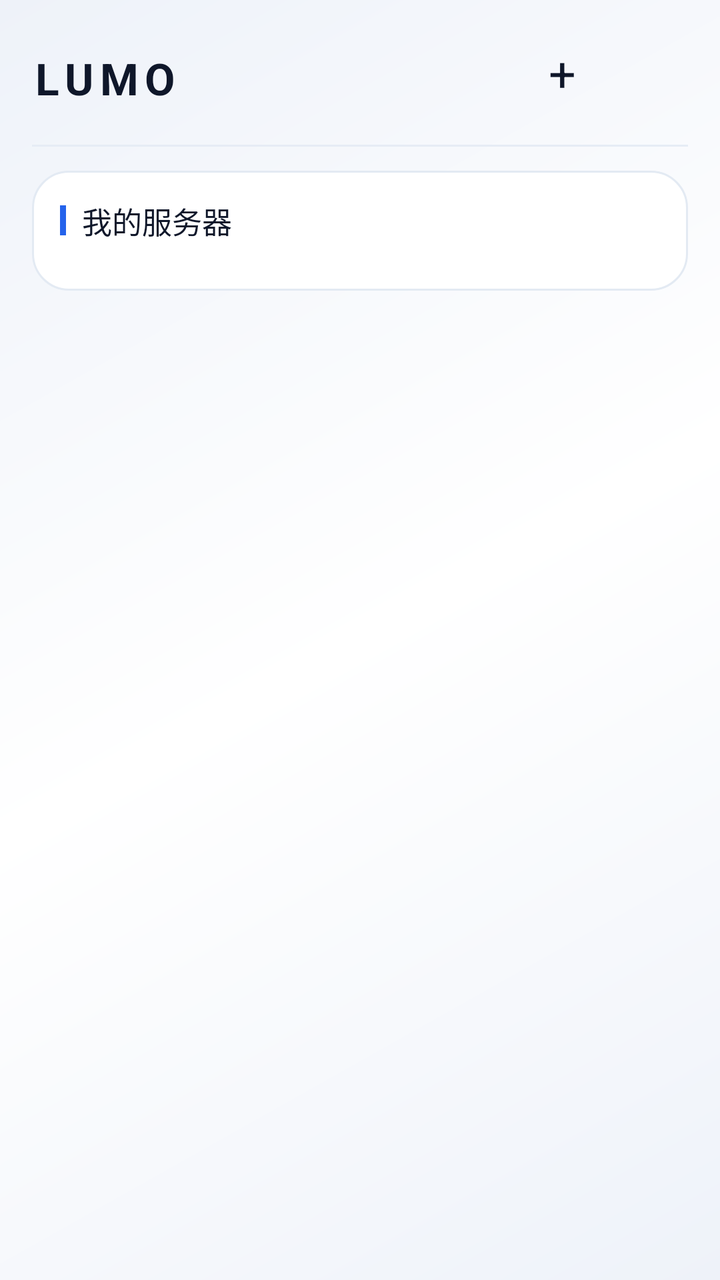
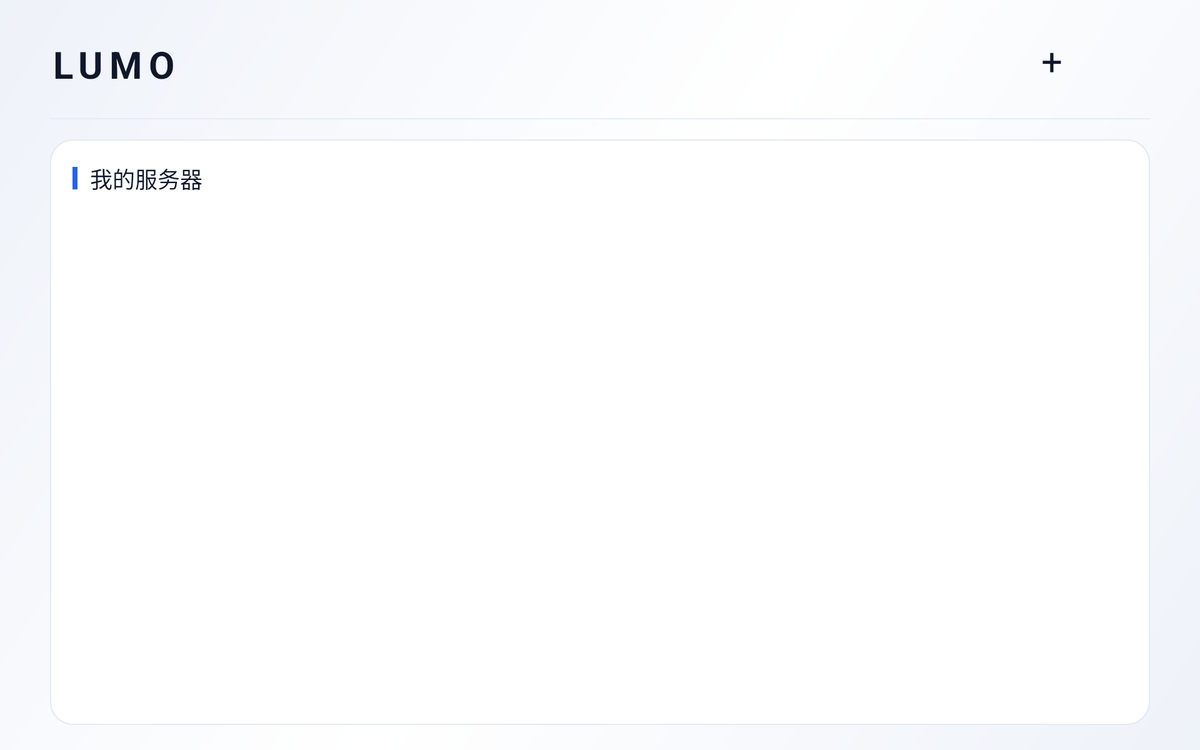

Compare how this app lays out the same screen by default and in its alternative resource folder. The renders come first, then the two layout files and the values they reference.
<!-- AndroidManifest.xml: application theme android:Theme.Black.NoTitleBar.Fullscreen -->
<!-- res/layout/activity_main.xml -->
<?xml version="1.0" encoding="utf-8"?>
<LinearLayout xmlns:android="http://schemas.android.com/apk/res/android"
    android:layout_width="match_parent"
    android:layout_height="match_parent"
    android:orientation="vertical"
    android:background="@drawable/bg_main"
    android:paddingLeft="16dp"
    android:paddingRight="16dp"
    android:paddingTop="18dp"
    android:paddingBottom="14dp">

    <LinearLayout
        android:layout_width="match_parent"
        android:layout_height="wrap_content"
        android:orientation="horizontal"
        android:gravity="center_vertical">

        <TextView
            android:layout_width="wrap_content"
            android:layout_height="wrap_content"
            android:text="@string/brand"
            android:textSize="22sp"
            android:textStyle="bold"
            android:textColor="@color/text_primary"
            android:letterSpacing="0.14" />

        
        <ImageView
            android:id="@+id/btn_theme"
            android:layout_width="34dp"
            android:layout_height="34dp"
            android:layout_marginLeft="7dp"
            android:padding="6dp"
            android:background="@drawable/icon_btn"
            android:focusable="true"
            android:clickable="true" />

        <View
            android:layout_width="0dp"
            android:layout_height="1dp"
            android:layout_weight="1" />

        <TextView
            android:id="@+id/status_text"
            android:layout_width="wrap_content"
            android:layout_height="wrap_content"
            android:maxWidth="170dp"
            android:text="@string/connecting"
            android:textSize="11sp"
            android:textColor="@color/accent_light"
            android:gravity="right"
            android:singleLine="true"
            android:ellipsize="start"
            android:paddingLeft="8dp"
            android:paddingRight="8dp"
            android:visibility="gone" />

        <TextView
            android:id="@+id/btn_add"
            android:layout_width="wrap_content"
            android:layout_height="wrap_content"
            android:layout_marginLeft="6dp"
            android:text="+"
            android:textSize="24sp"
            android:textColor="@color/text_primary"
            android:gravity="center"
            android:paddingLeft="10dp"
            android:paddingRight="10dp"
            android:paddingTop="2dp"
            android:paddingBottom="8dp"
            android:background="@drawable/icon_btn"
            android:focusable="true"
            android:clickable="true" />
        <ImageView
            android:id="@+id/btn_settings"
            android:layout_width="40dp"
            android:layout_height="40dp"
            android:layout_marginLeft="6dp"
            android:padding="9dp"
            android:background="@drawable/icon_btn"
            android:focusable="true"
            android:clickable="true" />

    </LinearLayout>

    <View
        android:layout_width="match_parent"
        android:layout_height="1dp"
        android:layout_marginTop="12dp"
        android:background="@color/divider" />

    
    <LinearLayout
        android:id="@+id/continue_section"
        android:layout_width="match_parent"
        android:layout_height="wrap_content"
        android:orientation="vertical"
        android:background="@drawable/card_section"
        android:padding="14dp"
        android:layout_marginTop="12dp"
        android:visibility="gone">

        <LinearLayout
            android:layout_width="match_parent"
            android:layout_height="wrap_content"
            android:orientation="horizontal"
            android:gravity="center_vertical">

            <View
                android:layout_width="3dp"
                android:layout_height="15dp"
                android:background="@color/accent2" />

            <TextView
                android:layout_width="wrap_content"
                android:layout_height="wrap_content"
                android:layout_marginLeft="8dp"
                android:text="@string/section_continue"
                android:textSize="15sp"
                android:textColor="@color/text_primary" />

            <TextView
                android:id="@+id/continue_count"
                android:layout_width="0dp"
                android:layout_height="wrap_content"
                android:layout_weight="1"
                android:text=""
                android:textSize="11sp"
                android:textColor="@color/text_tertiary"
                android:layout_marginLeft="8dp" />
        </LinearLayout>

        <HorizontalScrollView
            android:layout_width="match_parent"
            android:layout_height="wrap_content"
            android:layout_marginTop="10dp"
            android:scrollbars="none"
            android:focusable="false">

            <LinearLayout
                android:id="@+id/continue_row"
                android:layout_width="wrap_content"
                android:layout_height="wrap_content"
                android:orientation="horizontal" />
        </HorizontalScrollView>
    </LinearLayout>

    <ScrollView
        android:layout_width="match_parent"
        android:layout_height="0dp"
        android:layout_weight="1"
        android:layout_marginTop="12dp"
        android:scrollbars="none"
        android:focusable="false"
        android:descendantFocusability="afterDescendants">

        <LinearLayout
            android:layout_width="match_parent"
            android:layout_height="wrap_content"
            android:orientation="vertical">

            <LinearLayout
                android:layout_width="match_parent"
                android:layout_height="wrap_content"
                android:orientation="vertical"
                android:background="@drawable/card_section"
                android:padding="14dp">

                <LinearLayout
                    android:layout_width="match_parent"
                    android:layout_height="wrap_content"
                    android:orientation="horizontal"
                    android:gravity="center_vertical">

                    <View
                        android:layout_width="3dp"
                        android:layout_height="15dp"
                        android:background="@color/accent" />

                    <TextView
                        android:layout_width="wrap_content"
                        android:layout_height="wrap_content"
                        android:layout_marginLeft="8dp"
                        android:text="@string/section_servers"
                        android:textSize="15sp"
                        android:textColor="@color/text_primary" />

                    <TextView
                        android:id="@+id/server_count"
                        android:layout_width="0dp"
                        android:layout_height="wrap_content"
                        android:layout_weight="1"
                        android:text=""
                        android:textSize="11sp"
                        android:textColor="@color/text_tertiary"
                        android:layout_marginLeft="8dp" />
                </LinearLayout>

                <LinearLayout
                    android:id="@+id/server_list"
                    android:layout_width="match_parent"
                    android:layout_height="wrap_content"
                    android:orientation="vertical"
                    android:layout_marginTop="10dp" />

                <TextView
                    android:id="@+id/server_empty"
                    android:layout_width="match_parent"
                    android:layout_height="wrap_content"
                    android:text="@string/no_server"
                    android:textSize="13sp"
                    android:lineSpacingExtra="5dp"
                    android:textColor="@color/text_tertiary"
                    android:gravity="center"
                    android:paddingTop="26dp"
                    android:paddingBottom="26dp"
                    android:visibility="gone" />
            </LinearLayout>

            <LinearLayout
                android:id="@+id/usb_section"
                android:layout_width="match_parent"
                android:layout_height="wrap_content"
                android:orientation="vertical"
                android:background="@drawable/card_section"
                android:padding="14dp"
                android:layout_marginTop="12dp"
                android:visibility="gone">

                <LinearLayout
                    android:layout_width="match_parent"
                    android:layout_height="wrap_content"
                    android:orientation="horizontal"
                    android:gravity="center_vertical">

                    <View
                        android:layout_width="3dp"
                        android:layout_height="15dp"
                        android:background="@color/warn" />

                    <TextView
                        android:layout_width="wrap_content"
                        android:layout_height="wrap_content"
                        android:layout_marginLeft="8dp"
                        android:text="@string/section_usb"
                        android:textSize="15sp"
                        android:textColor="@color/text_primary" />

                    <TextView
                        android:id="@+id/usb_count"
                        android:layout_width="0dp"
                        android:layout_height="wrap_content"
                        android:layout_weight="1"
                        android:text=""
                        android:textSize="11sp"
                        android:textColor="@color/text_tertiary"
                        android:layout_marginLeft="8dp" />
                </LinearLayout>

                <LinearLayout
                    android:id="@+id/usb_list"
                    android:layout_width="match_parent"
                    android:layout_height="wrap_content"
                    android:orientation="vertical"
                    android:layout_marginTop="10dp" />

                <TextView
                    android:id="@+id/usb_empty"
                    android:layout_width="match_parent"
                    android:layout_height="wrap_content"
                    android:text="@string/no_usb"
                    android:textSize="13sp"
                    android:textColor="@color/text_tertiary"
                    android:gravity="center"
                    android:paddingTop="20dp"
                    android:paddingBottom="20dp"
                    android:visibility="gone" />

            </LinearLayout>

        </LinearLayout>
    </ScrollView>

</LinearLayout>
<!-- resources referenced by this layout -->
<resources>
  <color name="accent">#2563EB</color>
  <color name="accent2">#16A34A</color>
  <color name="accent_light">#1D4ED8</color>
  <color name="divider">#E6ECF5</color>
  <color name="text_primary">#0F172A</color>
  <color name="text_tertiary">#8C99AD</color>
  <color name="warn">#D97706</color>
  <!-- drawable bg_main (drawable) -->
  <?xml version="1.0" encoding="utf-8"?>
  <shape xmlns:android="http://schemas.android.com/apk/res/android"
      android:shape="rectangle">
      <gradient
          android:angle="315"
          android:startColor="@color/bg_a"
          android:centerColor="@color/bg_b"
          android:endColor="@color/bg_a"
          android:type="linear" />
  </shape>
  <!-- drawable card_section (drawable) -->
  <?xml version="1.0" encoding="utf-8"?>
  <shape xmlns:android="http://schemas.android.com/apk/res/android"
      android:shape="rectangle">
      <solid android:color="@color/surface" />
      <corners android:radius="18dp" />
      <stroke android:width="1dp" android:color="@color/surface_stroke" />
  </shape>
  <!-- drawable icon_btn (drawable) -->
  <?xml version="1.0" encoding="utf-8"?>
  <selector xmlns:android="http://schemas.android.com/apk/res/android">
      <item android:state_pressed="true">
          <shape android:shape="rectangle">
              <solid android:color="@color/icon_press_fill" />
              <corners android:radius="12dp" />
          </shape>
      </item>
      <item android:state_focused="true">
          <shape android:shape="rectangle">
              <solid android:color="@color/icon_focus_fill" />
              <corners android:radius="12dp" />
              <stroke android:width="2dp" android:color="@color/accent" />
          </shape>
      </item>
      <item>
          <shape android:shape="rectangle">
              <solid android:color="#00000000" />
              <corners android:radius="12dp" />
          </shape>
      </item>
  </selector>
  <string name="brand">LUMO</string>
  <string name="connecting">正在连接…</string>
  <string name="no_server">还没有服务器\n点右侧 ＋ 号添加 SMB 或 WebDAV 地址</string>
  <string name="no_usb">未检测到 U 盘\n插入后会自动出现在这里</string>
  <string name="section_continue">继续观看</string>
  <string name="section_servers">我的服务器</string>
  <string name="section_usb">U 盘 / 移动存储</string>
  <color name="bg_a">#EEF2F9</color>
  <color name="bg_b">#FFFFFF</color>
  <color name="surface">#FFFFFF</color>
  <color name="surface_stroke">#E3EAF3</color>
  <color name="icon_press_fill">#142563EB</color>
  <color name="icon_focus_fill">#1F2563EB</color>
</resources>
<!-- res/layout-w720dp/activity_main.xml (the repository's variant of the layout above) -->
<!-- drawn on a 7-inch tablet turned sideways -->
<?xml version="1.0" encoding="utf-8"?>
<LinearLayout xmlns:android="http://schemas.android.com/apk/res/android"
    android:layout_width="match_parent"
    android:layout_height="match_parent"
    android:orientation="vertical"
    android:background="@drawable/bg_main"
    android:paddingLeft="40dp"
    android:paddingRight="40dp"
    android:paddingTop="24dp"
    android:paddingBottom="20dp">

    
    <LinearLayout
        android:layout_width="match_parent"
        android:layout_height="wrap_content"
        android:orientation="horizontal"
        android:gravity="center_vertical">

        <TextView
            android:layout_width="wrap_content"
            android:layout_height="wrap_content"
            android:text="@string/brand"
            android:textSize="30sp"
            android:textStyle="bold"
            android:textColor="@color/text_primary"
            android:letterSpacing="0.16" />

        
        <ImageView
            android:id="@+id/btn_theme"
            android:layout_width="44dp"
            android:layout_height="44dp"
            android:layout_marginLeft="10dp"
            android:padding="8dp"
            android:background="@drawable/icon_btn"
            android:focusable="true"
            android:clickable="true" />

        <View
            android:layout_width="0dp"
            android:layout_height="1dp"
            android:layout_weight="1" />

        <TextView
            android:id="@+id/status_text"
            android:layout_width="wrap_content"
            android:layout_height="wrap_content"
            android:maxWidth="360dp"
            android:text="@string/connecting"
            android:textSize="14sp"
            android:textColor="@color/accent_light"
            android:gravity="right"
            android:singleLine="true"
            android:ellipsize="start"
            android:paddingLeft="16dp"
            android:paddingRight="16dp"
            android:visibility="gone" />

        <TextView
            android:id="@+id/btn_add"
            android:layout_width="wrap_content"
            android:layout_height="wrap_content"
            android:layout_marginLeft="10dp"
            android:text="+"
            android:textSize="30sp"
            android:textColor="@color/text_primary"
            android:gravity="center"
            android:paddingLeft="16dp"
            android:paddingRight="16dp"
            android:paddingTop="4dp"
            android:paddingBottom="10dp"
            android:background="@drawable/icon_btn"
            android:focusable="true"
            android:clickable="true" />
        <ImageView
            android:id="@+id/btn_settings"
            android:layout_width="48dp"
            android:layout_height="48dp"
            android:layout_marginLeft="6dp"
            android:padding="11dp"
            android:background="@drawable/icon_btn"
            android:focusable="true"
            android:clickable="true" />
    </LinearLayout>

    <View
        android:layout_width="match_parent"
        android:layout_height="1dp"
        android:layout_marginTop="16dp"
        android:background="@color/divider" />

    
    <LinearLayout
        android:id="@+id/continue_section"
        android:layout_width="match_parent"
        android:layout_height="wrap_content"
        android:orientation="vertical"
        android:background="@drawable/card_section"
        android:padding="14dp"
        android:layout_marginTop="12dp"
        android:visibility="gone">

        <LinearLayout
            android:layout_width="match_parent"
            android:layout_height="wrap_content"
            android:orientation="horizontal"
            android:gravity="center_vertical">

            <View
                android:layout_width="3dp"
                android:layout_height="15dp"
                android:background="@color/accent2" />

            <TextView
                android:layout_width="wrap_content"
                android:layout_height="wrap_content"
                android:layout_marginLeft="8dp"
                android:text="@string/section_continue"
                android:textSize="15sp"
                android:textColor="@color/text_primary" />

            <TextView
                android:id="@+id/continue_count"
                android:layout_width="0dp"
                android:layout_height="wrap_content"
                android:layout_weight="1"
                android:text=""
                android:textSize="11sp"
                android:textColor="@color/text_tertiary"
                android:layout_marginLeft="8dp" />
        </LinearLayout>

        <HorizontalScrollView
            android:layout_width="match_parent"
            android:layout_height="wrap_content"
            android:layout_marginTop="10dp"
            android:scrollbars="none"
            android:focusable="false">

            <LinearLayout
                android:id="@+id/continue_row"
                android:layout_width="wrap_content"
                android:layout_height="wrap_content"
                android:orientation="horizontal" />
        </HorizontalScrollView>
    </LinearLayout>

    
    <LinearLayout
        android:layout_width="match_parent"
        android:layout_height="0dp"
        android:layout_weight="1"
        android:orientation="horizontal"
        android:layout_marginTop="16dp">

        
        <LinearLayout
            android:layout_width="0dp"
            android:layout_height="match_parent"
            android:layout_weight="3"
            android:orientation="vertical"
            android:background="@drawable/card_section"
            android:padding="18dp">

            <LinearLayout
                android:layout_width="match_parent"
                android:layout_height="wrap_content"
                android:orientation="horizontal"
                android:gravity="center_vertical">

                <View
                    android:layout_width="4dp"
                    android:layout_height="18dp"
                    android:background="@color/accent" />

                <TextView
                    android:layout_width="wrap_content"
                    android:layout_height="wrap_content"
                    android:layout_marginLeft="10dp"
                    android:text="@string/section_servers"
                    android:textSize="18sp"
                    android:textColor="@color/text_primary" />

                <TextView
                    android:id="@+id/server_count"
                    android:layout_width="0dp"
                    android:layout_height="wrap_content"
                    android:layout_weight="1"
                    android:text=""
                    android:textSize="13sp"
                    android:textColor="@color/text_tertiary"
                    android:layout_marginLeft="10dp" />
            </LinearLayout>

            <ScrollView
                android:id="@+id/server_scroll"
                android:layout_width="match_parent"
                android:layout_height="0dp"
                android:layout_weight="1"
                android:layout_marginTop="12dp"
                android:scrollbars="none"
                android:focusable="false"
                android:descendantFocusability="afterDescendants">

                <LinearLayout
                    android:id="@+id/server_list"
                    android:layout_width="match_parent"
                    android:layout_height="wrap_content"
                    android:orientation="vertical" />
            </ScrollView>

            <TextView
                android:id="@+id/server_empty"
                android:layout_width="match_parent"
                android:layout_height="0dp"
                android:layout_weight="1"
                android:text="@string/no_server"
                android:textSize="15sp"
                android:lineSpacingExtra="6dp"
                android:textColor="@color/text_tertiary"
                android:gravity="center"
                android:visibility="gone" />

        </LinearLayout>

        
        <LinearLayout
            android:id="@+id/usb_section"
            android:layout_width="0dp"
            android:layout_height="match_parent"
            android:layout_weight="2"
            android:orientation="vertical"
            android:background="@drawable/card_section"
            android:padding="18dp"
            android:layout_marginLeft="18dp"
            android:visibility="gone">

            <LinearLayout
                android:layout_width="match_parent"
                android:layout_height="wrap_content"
                android:orientation="horizontal"
                android:gravity="center_vertical">

                <View
                    android:layout_width="4dp"
                    android:layout_height="18dp"
                    android:background="@color/warn" />

                <TextView
                    android:layout_width="wrap_content"
                    android:layout_height="wrap_content"
                    android:layout_marginLeft="10dp"
                    android:text="@string/section_usb"
                    android:textSize="18sp"
                    android:textColor="@color/text_primary" />

                <TextView
                    android:id="@+id/usb_count"
                    android:layout_width="0dp"
                    android:layout_height="wrap_content"
                    android:layout_weight="1"
                    android:text=""
                    android:textSize="13sp"
                    android:textColor="@color/text_tertiary"
                    android:layout_marginLeft="10dp" />
            </LinearLayout>

            <ScrollView
                android:id="@+id/usb_scroll"
                android:layout_width="match_parent"
                android:layout_height="0dp"
                android:layout_weight="1"
                android:layout_marginTop="12dp"
                android:scrollbars="none"
                android:focusable="false"
                android:descendantFocusability="afterDescendants">

                <LinearLayout
                    android:id="@+id/usb_list"
                    android:layout_width="match_parent"
                    android:layout_height="wrap_content"
                    android:orientation="vertical" />
            </ScrollView>

            <TextView
                android:id="@+id/usb_empty"
                android:layout_width="match_parent"
                android:layout_height="0dp"
                android:layout_weight="1"
                android:text="@string/no_usb"
                android:textSize="15sp"
                android:textColor="@color/text_tertiary"
                android:gravity="center"
                android:visibility="gone" />


        </LinearLayout>

    </LinearLayout>

</LinearLayout>
